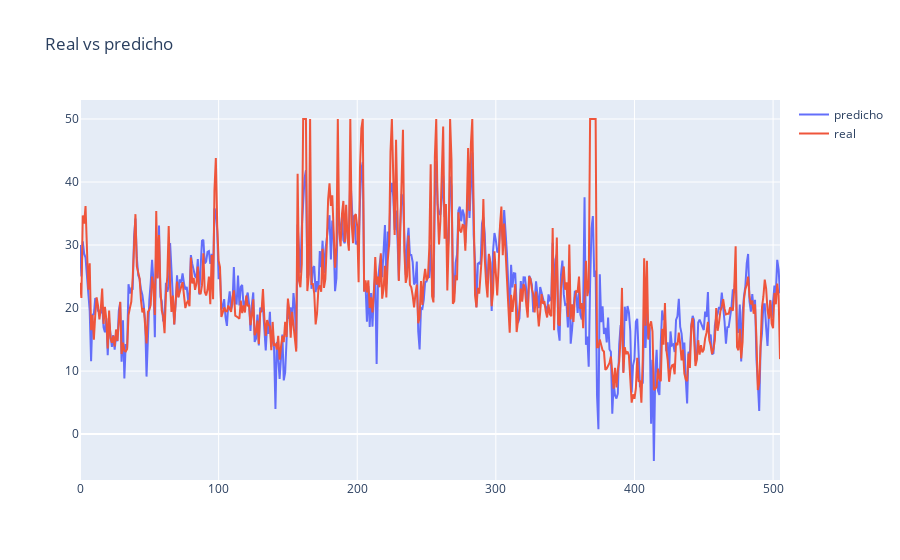

The cell this chart's notebook holds for it:
### Code cell
fig = go.Figure(layout=dict(title="Real vs predicho"))

fig.add_trace(go.Scatter(x=list(range(pred.shape[1])),y =pred_cn_invers.ravel(), name="predicho"))
fig.add_trace(go.Scatter(x=list(range(pred.shape[1])),y =real_con_inver.ravel(), name="real"))

fig.show()

### Figure 1 — Plotly figure (JSON) as saved in the notebook; plotly's stock layout.template omitted (floating-point values rounded to 4 significant figures; data arrays with more than 128 entries replaced by an {"elided": "..."} marker saying what was removed)
{"data": [{"name": "predicho", "type": "scatter", "x": {"elided": "506 int values"}, "y": {"elided": "506 float values"}}, {"name": "real", "type": "scatter", "x": {"elided": "506 int values"}, "y": {"elided": "506 float values"}}], "layout": {"title": {"text": "Real vs predicho"}}}
